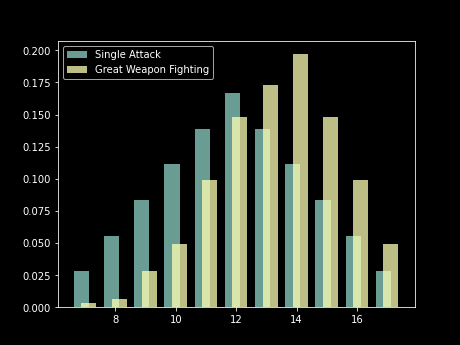

The Python source for this figure:
import os
from dyce import H


def main():
    import matplotlib.pyplot

    base, _ = os.path.splitext(__file__)
    png_path = base + ".png"
    matplotlib.pyplot.style.use("dark_background")

    single_attack = 2 @ H(6) + 5
    faces, probabilities = single_attack.data_xy(relative=True)
    matplotlib.pyplot.bar(
        [f - 0.125 for f in faces],
        probabilities,
        alpha=0.75,
        width=0.5,
        label="Single Attack",
    )

    def gwf(h: H, face: int):
        return h if face in (1, 2) else face

    great_weapon_fighting = 2 @ (H(6).substitute(gwf)) + 5
    faces, probabilities = great_weapon_fighting.data_xy(relative=True)
    matplotlib.pyplot.bar(
        [f + 0.125 for f in faces],
        probabilities,
        alpha=0.75,
        width=0.5,
        label="Great Weapon Fighting",
    )

    matplotlib.pyplot.legend()
    print("saving {}".format(png_path))
    matplotlib.pyplot.savefig(png_path, dpi=72)


if __name__ == "__main__":
    main()
